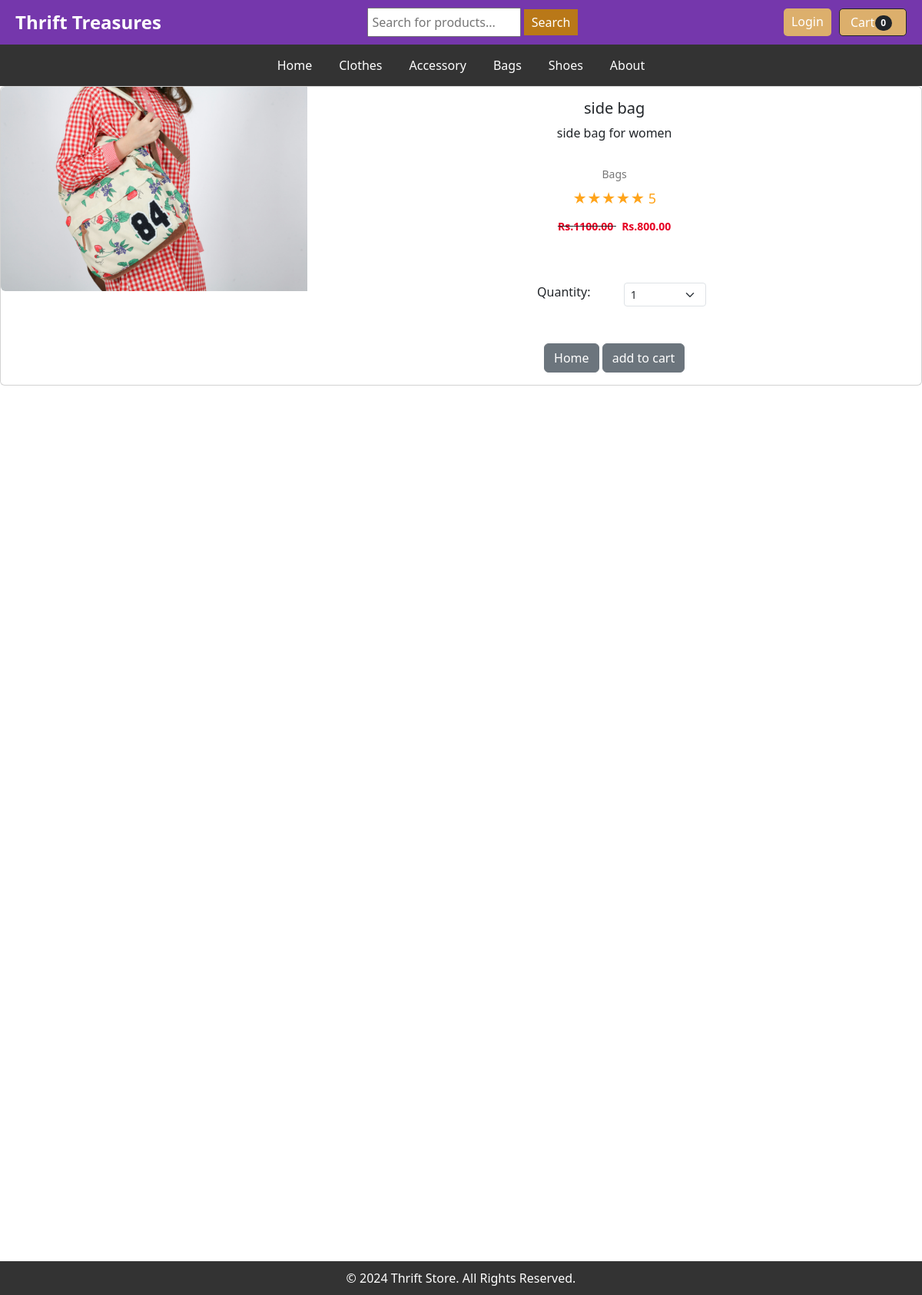
The page /product/14 on the database its author committed.
### app1/models.py (models this page shows, shortened)
class Product(models.Model):
    name = models.CharField(max_length=100)
    price = models.DecimalField(default=0,decimal_places=2,max_digits=6)
    category = models.ForeignKey(Category, on_delete=models.CASCADE, default=1)
    description = models.CharField(max_length=260,default='',blank=True,null=True)
    image = models.ImageField(upload_to='uploads/product/')
    is_sale = models.BooleanField(default=False)
    sale_price = models.DecimalField(default=0,decimal_places=2,max_digits=6)

class Category(models.Model):
    name = models.CharField(max_length=50)
    def __str__(self):
        return self.name
    class Meta:
        verbose_name_plural = 'categories'

### app1/views.py (the view)
# urls.py: path('product/<int:pk>', views.product, name='product'),
def product(request, pk):
    product = Product.objects.get(id=pk)
    return render(request, 'product.html',{'product':product})

### cart/cart.py (called while the page is built)
	def __len__(self):
		return len(self.cart)

### cart/context_processors.py (called while the page is built)
def cart(request):
    return {'cart': Cart(request)}

### app1/templates/product.html (shortened to what this page needs)
{% extends 'base.html'%}
{% block content %}
<!DOCTYPE html>
<html lang="en">
<head>
    <link href="https://cdn.jsdelivr.net/npm/bootstrap@5.3.3/dist/css/bootstrap.min.css" rel="stylesheet">
</head>
<body>
    <div class="card mb-3">
        <div class="row g-0">
          <div class="col-md-4">
            <img src="{{ product.image.url }}" class="img-fluid rounded-start" >
          </div>
          <div class="col-md-8">
            <div class="card-body">
                <center>
              <h5 class="card-title">{{product.name}}</h5>
              <p class="card-text">{{product.description}}</p>
              {% if product.is_sale %}
                <div class="product-info">
                    <p class="product-category">{{product.category}}</p>
                    <div class="product-rating">
                        ★★★★★ 5
                    </div>
                    <div class="product-pricing">
                        <strike>
                        <span class="discounted-price">Rs.{{product.price}}</span>
                        </strike>
                        <span class="discounted-price">Rs.{{product.sale_price}}</span>
                    </div>
                </div>
              {% else %}
                Rs.{{ product.price }}
              {% endif %}
              <br><br>
              <div class="row justify-content-center">
                <div class="col-md-2">Quantity:</div>
                <div class="col-md-2">
              <select class="form-select form-select-sm" id="qty-cart">
                <option value="1">1</option>
              </select>
            </div>
            </div>
              <br><br>
              <a href="{% url 'home'%}" class="btn btn-secondary">Home</a>
              <button type="button" value="{{ product.id }}"
              class ="btn btn-secondary" id= "add-cart">add to cart</button>
                </center>
            </div>
          </div>
        </div>
      </div>
</body>
</html>
<br><br><br><br><br><br><br><br><br><br><br><br><br><br><br><br><br><br><br><br><br><br><br>
<br><br><br><br><br><br><br><br><br><br><br><br><br><br><br><br><br><br><br><br><br><br><br>
{% endblock %}

### static/css/style.css (style rules this page uses)
body { font-family: Arial, sans-serif; margin: 0; padding: 0; box-sizing: border-box; }
.product-info { padding: 15px; display: flex; flex-direction: column; align-items: center; }
.product-category { font-size: 14px; color: #777; margin-bottom: 8px; }
.product-rating { font-size: 18px; color: #ffa41b; margin-bottom: 12px; display: flex; align-items: center; gap: 5px; }
.product-pricing { font-size: 14px; }
.discounted-price { color: #e60023; font-weight: bold; }
button { background-color: #45a049; color: white; border: none; padding: 10px 15px; cursor: pointer; transition: background-color 0.3s; }

### rows shown on the page
Product: image (picture), name "side bag", description "side bag for women", category "Bags", price "1100.00", sale_price "800.00"

### other values the page prints
{{ cart|length }} "0"
